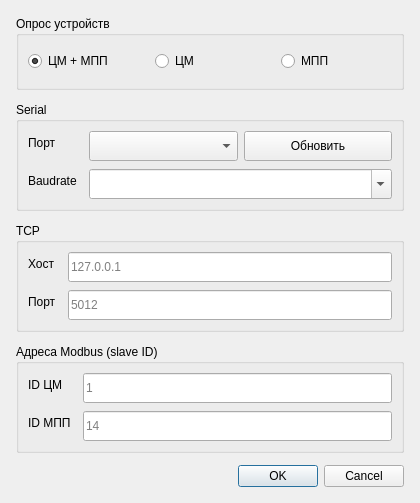
<?xml version="1.0" encoding="UTF-8"?>
<ui version="4.0">
 <class>ConnectionSettingsDialog</class>
 <widget class="QDialog" name="ConnectionSettingsDialog">
  <property name="geometry">
   <rect>
    <x>0</x>
    <y>0</y>
    <width>420</width>
    <height>503</height>
   </rect>
  </property>
  <property name="minimumSize">
   <size>
    <width>420</width>
    <height>0</height>
   </size>
  </property>
  <property name="windowTitle">
   <string>Настройки соединения</string>
  </property>
  <layout class="QVBoxLayout" name="root">
   <property name="spacing">
    <number>12</number>
   </property>
   <property name="leftMargin">
    <number>16</number>
   </property>
   <property name="topMargin">
    <number>16</number>
   </property>
   <property name="rightMargin">
    <number>16</number>
   </property>
   <property name="bottomMargin">
    <number>16</number>
   </property>
   <item>
    <widget class="QGroupBox" name="group_poll">
     <property name="title">
      <string>Опрос устройств</string>
     </property>
     <layout class="QHBoxLayout" name="poll_row">
      <property name="spacing">
       <number>16</number>
      </property>
      <item>
       <widget class="QRadioButton" name="radio_both">
        <property name="text">
         <string>ЦМ + МПП</string>
        </property>
        <property name="checked">
         <bool>true</bool>
        </property>
       </widget>
      </item>
      <item>
       <widget class="QRadioButton" name="radio_cm">
        <property name="text">
         <string>ЦМ</string>
        </property>
       </widget>
      </item>
      <item>
       <widget class="QRadioButton" name="radio_mpp">
        <property name="text">
         <string>МПП</string>
        </property>
       </widget>
      </item>
     </layout>
    </widget>
   </item>
   <item>
    <widget class="QGroupBox" name="group_serial">
     <property name="title">
      <string>Serial</string>
     </property>
     <layout class="QFormLayout" name="serial_form">
      <property name="horizontalSpacing">
       <number>12</number>
      </property>
      <property name="verticalSpacing">
       <number>8</number>
      </property>
      <item row="0" column="0">
       <widget class="QLabel" name="label_port">
        <property name="text">
         <string>Порт</string>
        </property>
       </widget>
      </item>
      <item row="0" column="1">
       <layout class="QHBoxLayout" name="port_row">
        <property name="spacing">
         <number>6</number>
        </property>
        <item>
         <widget class="_DialogCombo" name="combo_port">
          <property name="minimumSize">
           <size>
            <width>0</width>
            <height>30</height>
           </size>
          </property>
         </widget>
        </item>
        <item>
         <widget class="QPushButton" name="button_refresh">
          <property name="minimumSize">
           <size>
            <width>0</width>
            <height>30</height>
           </size>
          </property>
          <property name="toolTip">
           <string>Перечитать список COM-портов</string>
          </property>
          <property name="text">
           <string>Обновить</string>
          </property>
         </widget>
        </item>
       </layout>
      </item>
      <item row="1" column="0">
       <widget class="QLabel" name="label_baudrate">
        <property name="text">
         <string>Baudrate</string>
        </property>
       </widget>
      </item>
      <item row="1" column="1">
       <widget class="_DialogCombo" name="combo_baudrate">
        <property name="minimumSize">
         <size>
          <width>0</width>
          <height>30</height>
         </size>
        </property>
        <property name="toolTip">
         <string>Можно выбрать из списка или ввести своё значение</string>
        </property>
        <property name="editable">
         <bool>true</bool>
        </property>
       </widget>
      </item>
     </layout>
    </widget>
   </item>
   <item>
    <widget class="QGroupBox" name="group_tcp">
     <property name="title">
      <string>TCP</string>
     </property>
     <layout class="QFormLayout" name="tcp_form">
      <property name="horizontalSpacing">
       <number>12</number>
      </property>
      <property name="verticalSpacing">
       <number>8</number>
      </property>
      <item row="0" column="0">
       <widget class="QLabel" name="label_host">
        <property name="text">
         <string>Хост</string>
        </property>
       </widget>
      </item>
      <item row="0" column="1">
       <widget class="QLineEdit" name="edit_host">
        <property name="minimumSize">
         <size>
          <width>0</width>
          <height>30</height>
         </size>
        </property>
        <property name="placeholderText">
         <string>127.0.0.1</string>
        </property>
       </widget>
      </item>
      <item row="1" column="0">
       <widget class="QLabel" name="label_tcp_port">
        <property name="text">
         <string>Порт</string>
        </property>
       </widget>
      </item>
      <item row="1" column="1">
       <widget class="QLineEdit" name="edit_tcp_port">
        <property name="minimumSize">
         <size>
          <width>0</width>
          <height>30</height>
         </size>
        </property>
        <property name="placeholderText">
         <string>5012</string>
        </property>
       </widget>
      </item>
     </layout>
    </widget>
   </item>
   <item>
    <widget class="QGroupBox" name="group_ids">
     <property name="title">
      <string>Адреса Modbus (slave ID)</string>
     </property>
     <layout class="QFormLayout" name="ids_form">
      <property name="horizontalSpacing">
       <number>12</number>
      </property>
      <property name="verticalSpacing">
       <number>8</number>
      </property>
      <item row="0" column="0">
       <widget class="QLabel" name="label_cm_id">
        <property name="text">
         <string>ID ЦМ</string>
        </property>
       </widget>
      </item>
      <item row="0" column="1">
       <widget class="QLineEdit" name="edit_cm_id">
        <property name="minimumSize">
         <size>
          <width>0</width>
          <height>30</height>
         </size>
        </property>
        <property name="placeholderText">
         <string>1</string>
        </property>
       </widget>
      </item>
      <item row="1" column="0">
       <widget class="QLabel" name="label_mpp_id">
        <property name="text">
         <string>ID МПП</string>
        </property>
       </widget>
      </item>
      <item row="1" column="1">
       <widget class="QLineEdit" name="edit_mpp_id">
        <property name="minimumSize">
         <size>
          <width>0</width>
          <height>30</height>
         </size>
        </property>
        <property name="placeholderText">
         <string>14</string>
        </property>
       </widget>
      </item>
     </layout>
    </widget>
   </item>
   <item>
    <widget class="QDialogButtonBox" name="buttons">
     <property name="orientation">
      <enum>Qt::Horizontal</enum>
     </property>
     <property name="standardButtons">
      <set>QDialogButtonBox::Cancel|QDialogButtonBox::Ok</set>
     </property>
    </widget>
   </item>
  </layout>
 </widget>
 <customwidgets>
  <customwidget>
   <class>_DialogCombo</class>
   <extends>QComboBox</extends>
   <header>app.plugins.connection.connection_settings</header>
  </customwidget>
 </customwidgets>
 <resources/>
 <connections/>
</ui>
